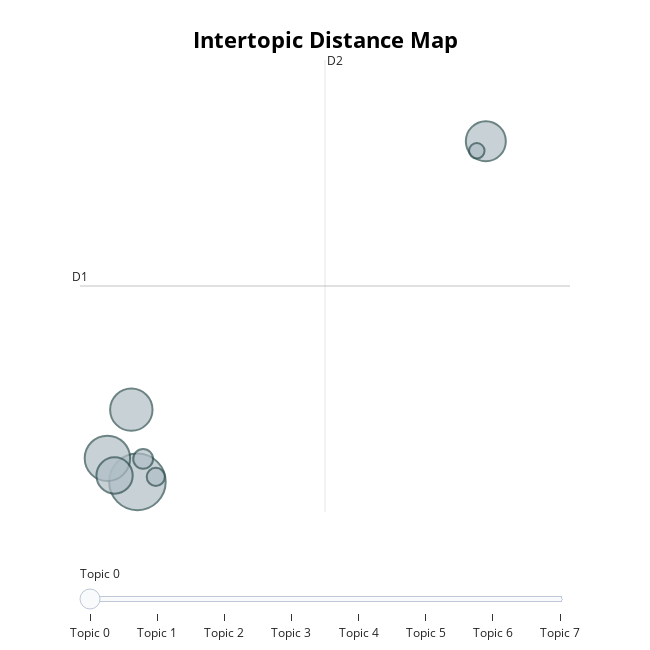

The notebook cell saved with this chart:
### Code cell
model.visualize_topics()

### Figure 1 — Plotly figure (JSON) as saved in the notebook; plotly's stock layout.template omitted (floating-point values rounded to 4 significant figures)
{"data": [{"customdata": [[0, "roce | byl | na | první | po", 146], [1, "jsou | organismů | organismy | zkoumá | které", 94], [2, "film | český | získal | za | je", 82], [3, "je | sport | sportem | který | oblíbeným", 73], [4, "jsou | atomy | rychlosti | molekuly | rovnováha", 60], [5, "buněk | proces | prostředí | je | buňky", 18], [6, "reakce | exotermické | endotermické | hoře | univerzit", 15], [7, "atletika | turnaj | wimbledon | dálky | skok", 11]], "hovertemplate": "<b>Topic %{customdata[0]}</b><br>%{customdata[1]}<br>Size: %{customdata[2]}", "legendgroup": "", "marker": {"color": "#B0BEC5", "line": {"color": "DarkSlateGrey", "width": 2}, "size": [146, 94, 82, 73, 60, 18, 15, 11], "sizemode": "area", "sizeref": 0.09125, "symbol": "circle"}, "mode": "markers", "name": "", "orientation": "v", "showlegend": false, "type": "scatter", "x": [7.265, 6.24, 7.057, 19.16, 6.484, 7.46, 7.892, 18.85], "xaxis": "x", "y": [6.737, 7.526, 9.158, 18.16, 6.95, 7.507, 6.904, 17.83], "yaxis": "y"}], "layout": {"annotations": [{"showarrow": false, "text": "D1", "x": 5.304, "y": 13.3, "yshift": 10}, {"showarrow": false, "text": "D2", "x": 13.67, "xshift": 10, "y": 20.88}], "height": 650, "hoverlabel": {"bgcolor": "white", "font": {"family": "Rockwell", "size": 16}}, "legend": {"itemsizing": "constant", "tracegroupgap": 0}, "margin": {"t": 60}, "shapes": [{"line": {"color": "#CFD8DC", "width": 2}, "type": "line", "x0": 13.67, "x1": 13.67, "y0": 5.727, "y1": 20.88}, {"line": {"color": "#9E9E9E", "width": 2}, "type": "line", "x0": 5.304, "x1": 22.04, "y0": 13.3, "y1": 13.3}], "sliders": [{"active": 0, "pad": {"t": 50}, "steps": [{"args": [{"marker.color": [["red", "#B0BEC5", "#B0BEC5", "#B0BEC5", "#B0BEC5", "#B0BEC5", "#B0BEC5", "#B0BEC5"]]}], "label": "Topic 0", "method": "update"}, {"args": [{"marker.color": [["#B0BEC5", "red", "#B0BEC5", "#B0BEC5", "#B0BEC5", "#B0BEC5", "#B0BEC5", "#B0BEC5"]]}], "label": "Topic 1", "method": "update"}, {"args": [{"marker.color": [["#B0BEC5", "#B0BEC5", "red", "#B0BEC5", "#B0BEC5", "#B0BEC5", "#B0BEC5", "#B0BEC5"]]}], "label": "Topic 2", "method": "update"}, {"args": [{"marker.color": [["#B0BEC5", "#B0BEC5", "#B0BEC5", "red", "#B0BEC5", "#B0BEC5", "#B0BEC5", "#B0BEC5"]]}], "label": "Topic 3", "method": "update"}, {"args": [{"marker.color": [["#B0BEC5", "#B0BEC5", "#B0BEC5", "#B0BEC5", "red", "#B0BEC5", "#B0BEC5", "#B0BEC5"]]}], "label": "Topic 4", "method": "update"}, {"args": [{"marker.color": [["#B0BEC5", "#B0BEC5", "#B0BEC5", "#B0BEC5", "#B0BEC5", "red", "#B0BEC5", "#B0BEC5"]]}], "label": "Topic 5", "method": "update"}, {"args": [{"marker.color": [["#B0BEC5", "#B0BEC5", "#B0BEC5", "#B0BEC5", "#B0BEC5", "#B0BEC5", "red", "#B0BEC5"]]}], "label": "Topic 6", "method": "update"}, {"args": [{"marker.color": [["#B0BEC5", "#B0BEC5", "#B0BEC5", "#B0BEC5", "#B0BEC5", "#B0BEC5", "#B0BEC5", "red"]]}], "label": "Topic 7", "method": "update"}]}], "title": {"font": {"color": "Black", "size": 22}, "text": "<b>Intertopic Distance Map</b>", "x": 0.5, "xanchor": "center", "y": 0.95, "yanchor": "top"}, "width": 650, "xaxis": {"anchor": "y", "domain": [0, 1], "range": [5.304, 22.04], "title": {"text": ""}, "visible": false}, "yaxis": {"anchor": "x", "domain": [0, 1], "range": [5.727, 20.88], "title": {"text": ""}, "visible": false}}}
